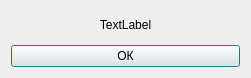
<?xml version="1.0" encoding="UTF-8"?>
<ui version="4.0">
 <class>NotificationWindow</class>
 <widget class="QDialog" name="NotificationWindow">
  <property name="windowModality">
   <enum>Qt::WindowModal</enum>
  </property>
  <property name="geometry">
   <rect>
    <x>0</x>
    <y>0</y>
    <width>251</width>
    <height>78</height>
   </rect>
  </property>
  <property name="windowTitle">
   <string>ConnectionWindow</string>
  </property>
  <property name="modal">
   <bool>true</bool>
  </property>
  <layout class="QVBoxLayout" name="verticalLayout">
   <item>
    <widget class="QLabel" name="Text">
     <property name="locale">
      <locale language="C" country="AnyCountry"/>
     </property>
     <property name="text">
      <string>TextLabel</string>
     </property>
     <property name="alignment">
      <set>Qt::AlignCenter</set>
     </property>
    </widget>
   </item>
   <item>
    <widget class="QPushButton" name="Confirm">
     <property name="text">
      <string>ОК</string>
     </property>
    </widget>
   </item>
  </layout>
 </widget>
 <resources/>
 <connections/>
</ui>
